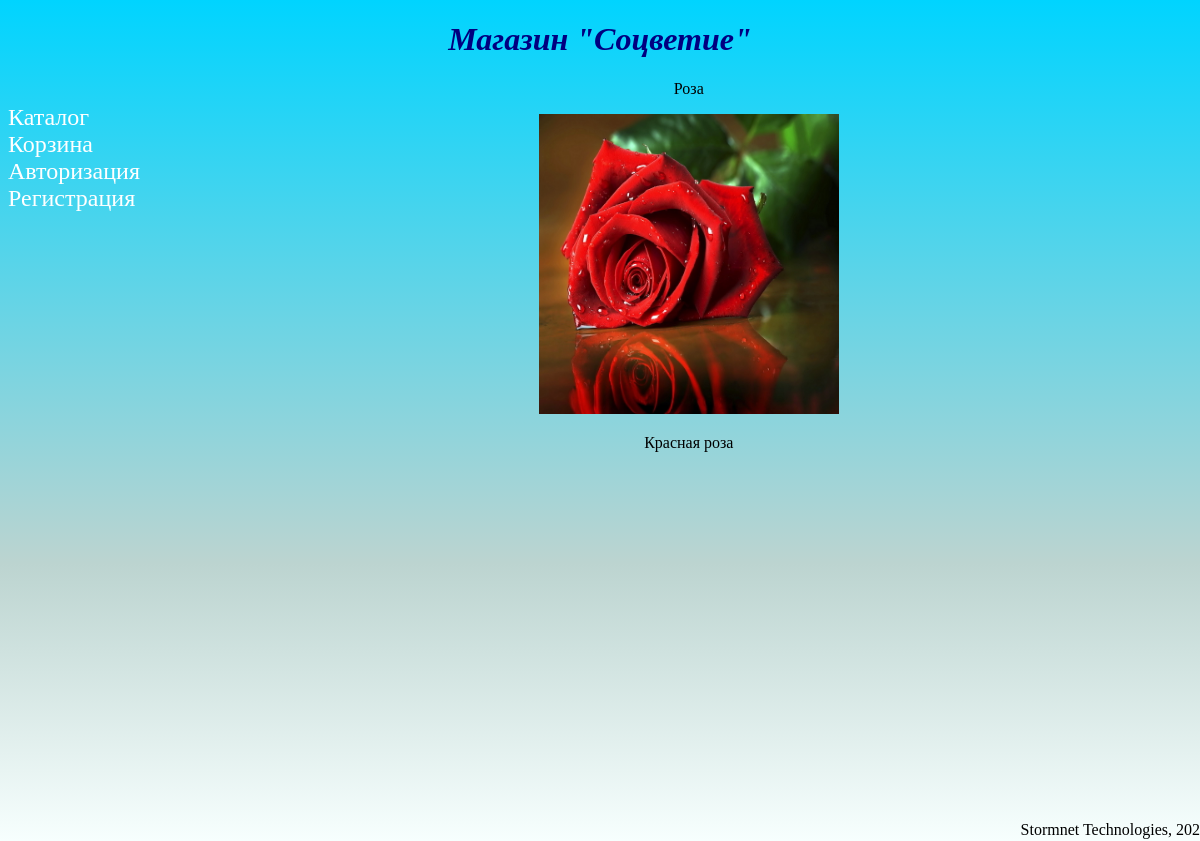
Page /roza on the committed database.
### Main/models.py (models this page shows, shortened)
class Flowers(models.Model):
    name = models.CharField(max_length=50)
    price = models.DecimalField(decimal_places=2, max_digits=6)
    description = models.TextField(max_length=100)
    photo = models.ImageField(upload_to='flowers')
    quantity = models.PositiveIntegerField()
    slug = models.SlugField(max_length=50, default=' ')

### Main/views.py (the view)
# urls.py: path('<slug:slug>', FlowerDetailView.as_view(), name='detail')
class FlowerDetailView(View):
    def get(self, request, slug):
        flower = Flowers.objects.get(slug=slug)
        context = {'flower': flower}
        html = 'Flower.html'
        return render(request, html, context)

### Main/templates/Flower.html
{% extends "base.html" %}
{% block content %}
<div style="text-align:center;">
    <p>{{flower.name}}</p>
    <img src="{{flower.photo.url}}" style="width:300px;height:300px;">
    <p>{{flower.description}}</p>
</div>
{% endblock content %}

### Cart/templates/base.html (style rules this page uses)
html { height:100%; }
body { padding-bottom:20px; height:100%; background:linear-gradient(0deg, rgba(247,255,254,1) 0%, rgba(188,212,208,1) 33%, rgba(0,212,255,1) 100%) no-repeat; background-attachment: fixed; position:relative; }

### rows in the picture
Flowers: name "Роза", photo (picture), description "Красная роза"
